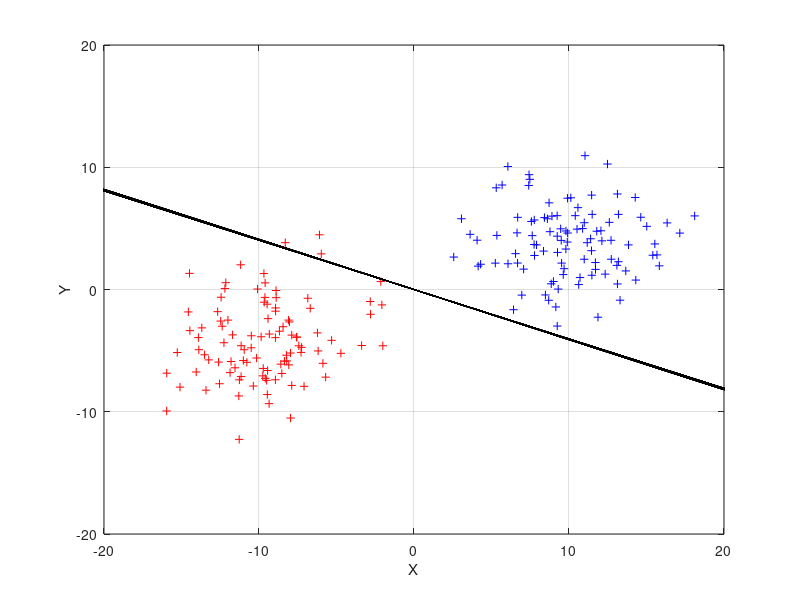

Write the MATLAB code that produced this figure.
clear all
close all
clc

% ANN Project 1
% Create data which is then used for perceptron learning

%%          3.1.1 create Datasets
% Create 2 datasets of multivariant distribution(with mu and sigma)
% with linearly seperable data (100 points per class)

%rng default;                    %Will always produce the same randon data

% first group of data
mu1 = [10,4];
sigma1 = [10,1;1,10];
data1 = mvnrnd(mu1,sigma1,100);

%second group of data
mu2 = [-10,-4];
sigma2 = [10,1;1,10];
data2 = mvnrnd(mu2,sigma2,100);

% combine data into one matrix with bias line in input
all_data = [data1; data2];
all_data = all_data';
bias = ones(1,200);
all_data = [all_data; bias];

% Create an output matrix
target = [ones(1,100), -ones(1,100)];

% create a weight matrix
[numDims, numInst] = size(all_data);
numClasses = size(target,1);
weights = zeros(numClasses, numDims);
delta_weight = zeros(numClasses, numDims);

%%          Plotting

figure(1)
plot(all_data(1,1:100),all_data(2,1:100),'b+')
grid on
xlabel('X')
ylabel('Y')

hold on
plot(all_data(1,101:200),all_data(2,101:200),'r+')

%%          3.1.2 Single-layer perceptron

% perceptron learning
% using a batch learning algorithm
% Learning parameters with rate and maximum number of iterations
alpha = 0.7;
eta = 0.001;
max_iter = 100;
%min_error = 0;

% actual output of each epoch
out = zeros(1,200);
iter = 0;

while iter <= max_iter
    iter = iter + 1;
    
    %for i = 1:length(all_data)
        
        % forward pass
        y = all_data(1,:) * weights(1,1)...
            + all_data(2,:) * weights(1,2);...
            %+ all_data(3,:) * weights(1,3);                               %bias part
        out = 2./(1 + exp(-y)) - 1;
        
        %backward pass
        delta_out = (out - target).*(1 + out).*(1 - out)*0.5;
        
        %weight update
        delta_weight(1,1) = (delta_weight(1,1) .* alpha) - (delta_out * all_data(1,:)') .* (1-alpha);
        weights(1,1) = weights(1,1) + delta_weight(1,1) .* eta;
        delta_weight(1,2) = (delta_weight(1,2) .* alpha) - (delta_out * all_data(2,:)') .* (1-alpha);
        weights(1,2) = weights(1,2) + delta_weight(1,2) .* eta;
        %bias weight update
        delta_weight(1,3) = (delta_weight(1,3) .* alpha) - (delta_out * all_data(3,:)') .* (1-alpha);
        weights(1,3) = weights(1,3) + delta_weight(1,3) .* eta;
        
    %end

%Plotting of weights
hold on
axis([-20 20 -20 20])
pointx = [(-20*weights(1,1) + weights(1,3)), (20*weights(1,1) + weights(1,3))];
pointy = [20*weights(1,2),-20*weights(1,2)];
line(pointx,pointy,'Color','black','LineStyle','-')

pause(0.1)
end
hold off

% Calculate mean square error
meansquare_error = mean(delta_out.^2)
% Show misclassifications
missclass = 0;
for i = 1:length(target)
    if i <= 100 && out(i) < 0
        missclass = missclass + 1;
        missclass_data = i;
    elseif i > 100 && out(i) > 0
        missclass = missclass + 1;
        missclass_data = i;
    end
end

missclass

%% delta learning



